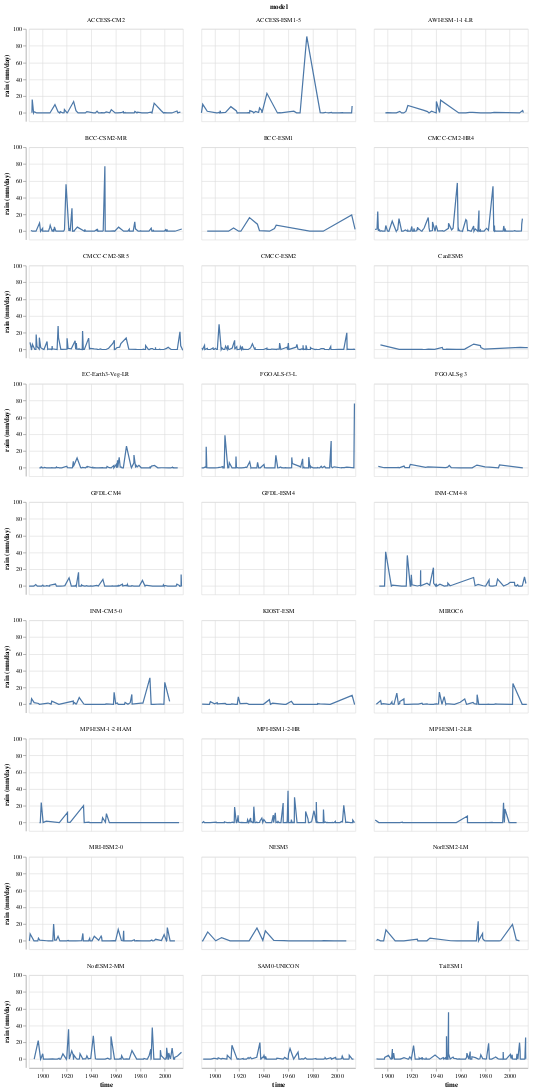

The cell this chart's notebook holds for it:
### Markdown cell above
### Line plots of rainfall over time by model

### Code cell
# alt.Chart(data_smp).mark_line().encode(
alt.Chart(data).mark_line().encode( 
    x="time",
    y='rain (mm/day)',
).properties(
    width=250,
    height=150
).facet(
    "model",
    columns=3
)

### Figure 1 — Vega-Lite specification as saved in the notebook (floating-point values rounded to 4 significant figures; data arrays with more than 128 entries replaced by an {"elided": "..."} marker saying what was removed)
{"config": {"view": {"continuousWidth": 400, "continuousHeight": 300}}, "data": {"name": "data-1a21d071043228af47981747c90525ed"}, "facet": {"field": "model", "type": "nominal"}, "spec": {"mark": "line", "encoding": {"x": {"field": "time", "type": "temporal"}, "y": {"field": "rain (mm/day)", "type": "quantitative"}}, "height": 150, "width": 250}, "columns": 3, "$schema": "https://vega.github.io/schema/vega-lite/v4.17.0.json", "datasets": {"data-1a21d071043228af47981747c90525ed": {"elided": "2000 records"}}}
